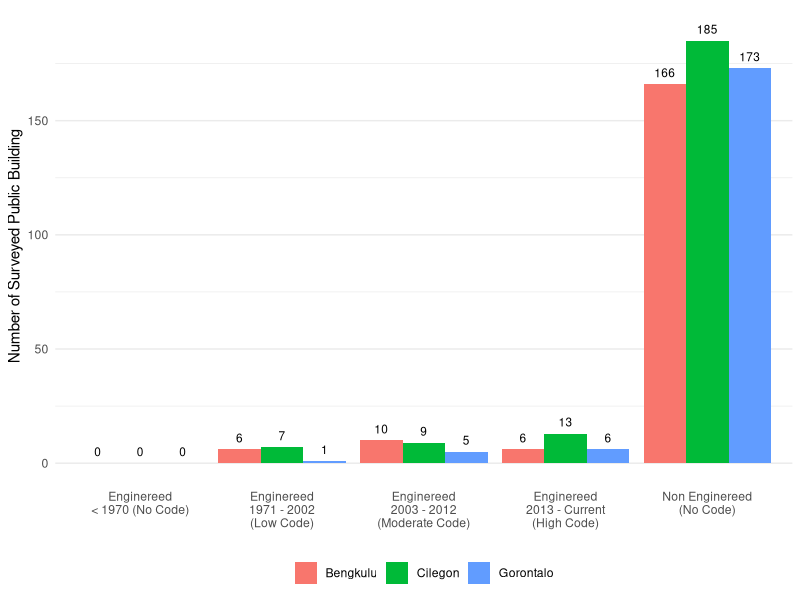
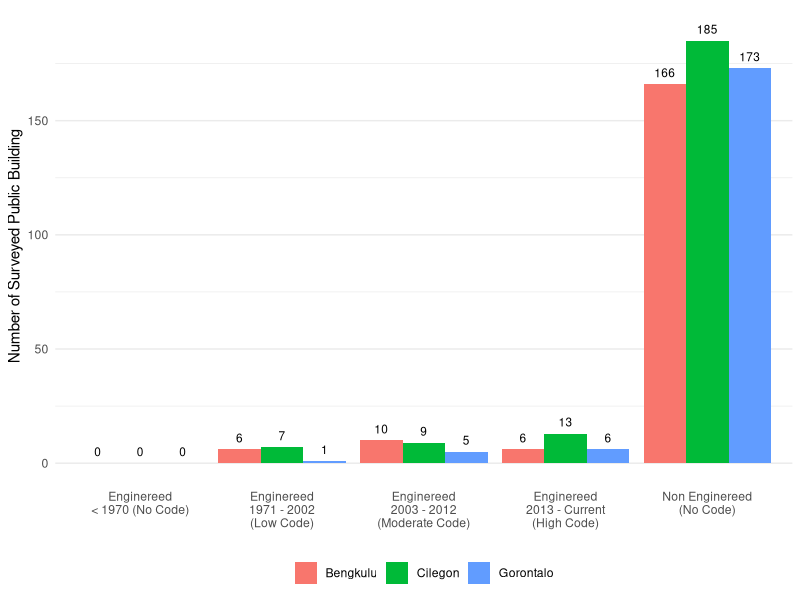

R code for these plots, in order:
library(tidyverse)

YearCon <- read.csv("Year of Construction.csv")

YearCon_Long <- YearCon %>%
  pivot_longer(cols = !Row_Labels, 
               names_to = "Region", values_to = "Count")

ggplot(data = YearCon_Long)+
  geom_col(mapping = aes(x = Row_Labels,
                         y = Count, 
                         fill = Region),
           position = "dodge")+
  geom_text(aes(label = Count, x = Row_Labels, y = Count+5, group = Region),
            position = position_dodge(width = .9),
            size = 3)+
  theme_minimal()+
  theme(legend.position = "bottom", legend.title = element_blank(),
        legend.direction = "horizontal",
        panel.grid.major.x = element_blank(), panel.grid.minor.x = element_blank())+
  xlab(element_blank())+
  ylab("Number of Surveyed Public Building")

ggsave("Figure32_Estimated Construction Year of Surveyed Public Buildings.pdf",
       plot = last_plot(),
       width = 7.5,
       height = 5,
       units = "in")
